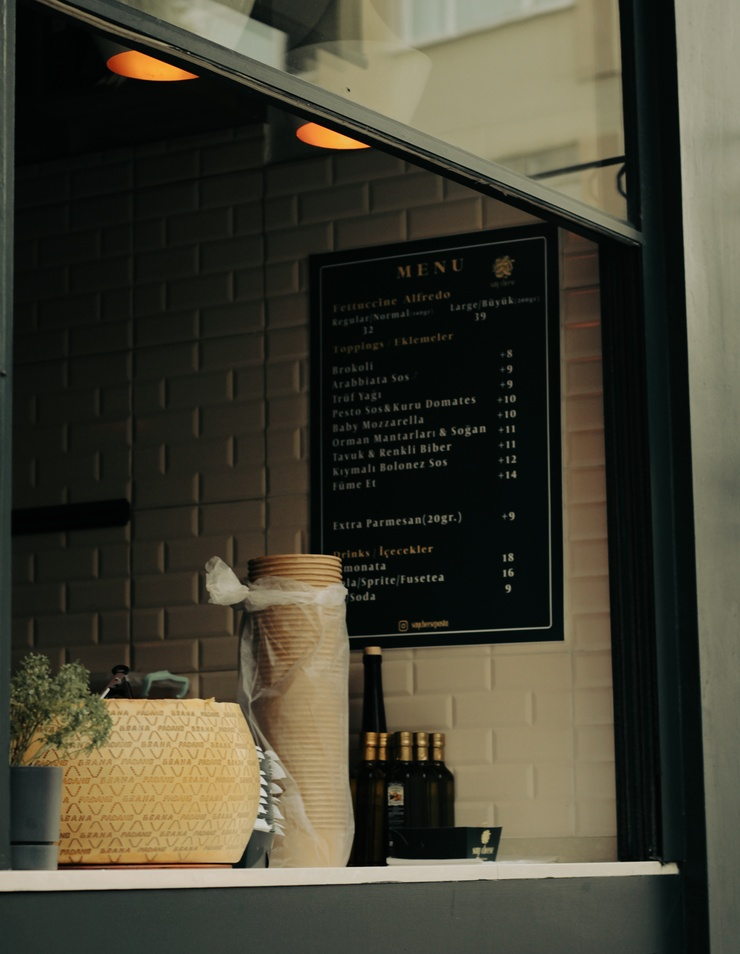
#> input picture open-cv/photos/menu.jpg, 740 x 954 px, shrunk from 3924 x 5063 before the run
$ python spaces.py
#> lines starting #> are read from the running program, lines starting #| are printed output that depends on the picture
import cv2 as cv

img = cv.imread('./photos/menu.jpg')
#> img is the input picture: shape (954, 740, 3); mean B, G, R 49.9, 64, 66.5

cv.imshow('normal img',img)

#BRG to gray scale
gray = cv.cvtColor(img, cv.COLOR_BGR2GRAY)
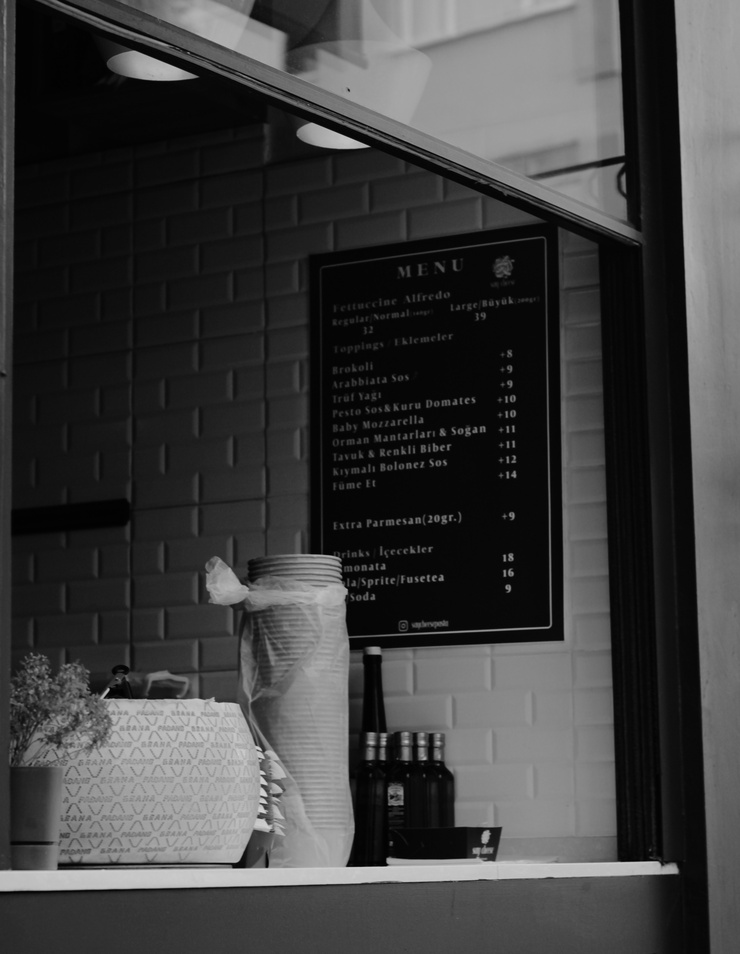
#> gray: shape (954, 740); min 0, max 217, mean 63.1
cv.imshow('gray img',gray)

#BGR to HSV
hsv = cv.cvtColor(img, cv.COLOR_BGR2HSV)
#> hsv: shape (954, 740, 3); mean H, S, V 46, 85.2, 69
cv.imshow('HSV img',hsv)

#BRG to RGB
rgb = cv.cvtColor(img, cv.COLOR_BGR2RGB)
cv.imshow('RGB',rgb)

cv.waitKey(0)
